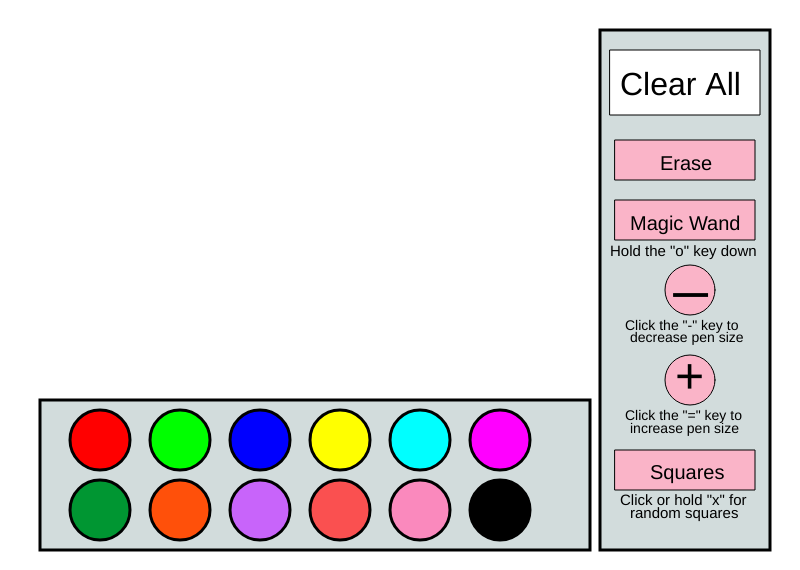
Frame 1 (no input)
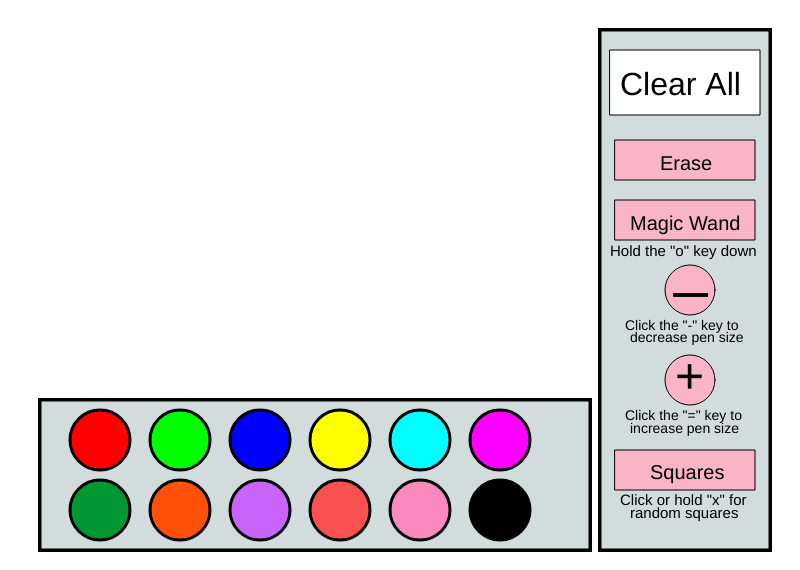
Frame 60 (no input)
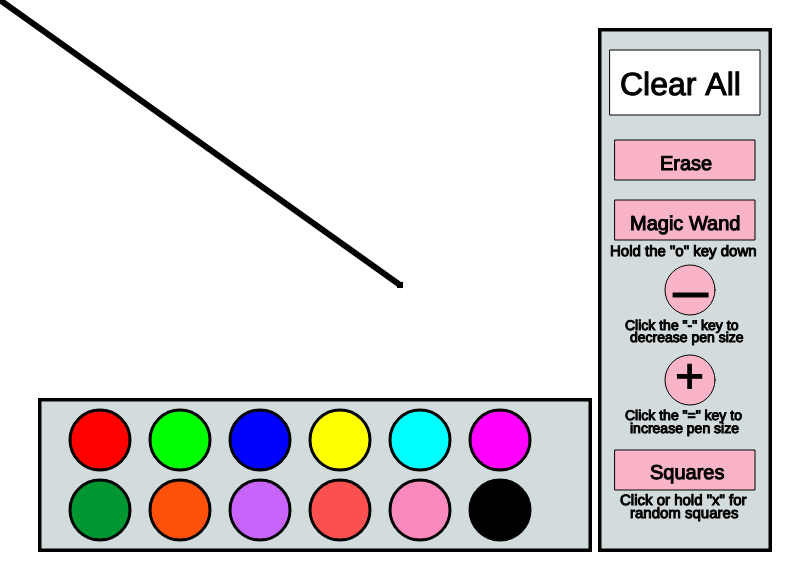
Frame 120 (the mouse pressed at the canvas centre since frame 60)

The p5.js sketch that drew these frames (run headless with seeded random() and noise() and a simulated clock; from frame 60 on, the mouse is pressed at the canvas centre):

// p5.js sketch
// ── sketch.js
var devfill;
var fillno;
var zero;
var col1;
var col2;
var col3;
var col4;
var col6;
var col7;
var col8;
var col9;
var col10;
var col11;
var col12;
var radius;
var linestroke;
var linesize;
var button;

function setup() {
  createCanvas(800, 570);
  background(255, 255, 255);
  devfill = color(210, 220, 220);
  fillno = (255);
  zero = 0;
  col1 = color(255, 0, 0);
  col2 = color(0, 255, 0);
  col3 = color(0, 0, 255);
  col4 = color(255, 255, 0);
  col5 = color(0, 255, 255);
  col6 = color(255, 0, 255);
  col7 = color(0, 150, 50);
  col8 = color(260, 80, 10);
  col9 = color(200, 100, 250);
  col10 = color(250, 80, 80);
  col11 = color(250, 137, 189);
  col12 = color(0, 0, 0);
  radius = 30;
  linestroke = color(0, 0, 0);
  linesize = 6;
  button = color(250, 180, 200);


}

function draw() {

  fill(fillno);
  strokeWeight(zero);
  //rect(20,20,760,550); //big rect
  //rect(350, 570, 100, 50); //laptop neck
  //rect(200, 620, 400, 80); //laptop stand

  fill(devfill); //grey fill
  strokeWeight(3); //stroke
  rect(40, 400, 550, 150); //bottom palette
  rect(600, 30, 170, 520); //right palette

  //colors on top row of bottom palette
  fill(col1);
  ellipse(100, 440, 60); //1/1
  fill(col2);
  ellipse(180, 440, 60); //1/2
  fill(col3);
  ellipse(260, 440, 60); //1/3
  fill(col4);
  ellipse(340, 440, 60); //1/4
  fill(col5);
  ellipse(420, 440, 60); //1/5
  fill(col6);
  ellipse(500, 440, 60); //1/6

  //colors on bottom row of bottom palette
  fill(col7);
  ellipse(100, 510, 60); //2/1
  fill(col8);
  ellipse(180, 510, 60); //2/2
  fill(col9);
  ellipse(260, 510, 60); //2/3
  fill(col10);
  ellipse(340, 510, 60); //2/4
  fill(col11);
  ellipse(420, 510, 60); //2/5
  fill(col12);
  ellipse(500, 510, 60); //2/6

  
  //The code for all markers
  if (mouseIsPressed) {
    strokeWeight(linesize);
    stroke(linestroke);
    line(mouseX, mouseY, pmouseX, pmouseY);
  }

  //the col1 marker
  if (dist(mouseX, mouseY, 100, 440) < radius && mouseIsPressed) {
    linestroke = color(255, 0, 0);
  }

  //the col2 marker
  if (dist(mouseX, mouseY, 180, 440) < radius && mouseIsPressed) {
    linestroke = color(0, 255, 0);
  }

  //the col3 marker
  if (dist(mouseX, mouseY, 260, 440) < radius && mouseIsPressed) {
    linestroke = color(0, 0, 255);
  }

  //the col4 marker
  if (dist(mouseX, mouseY, 340, 440) < radius && mouseIsPressed) {
    linestroke = color(255, 255, 0);
  }

  //the col5 marker
  if (dist(mouseX, mouseY, 420, 440) < radius && mouseIsPressed) {
    linestroke = color(0, 255, 255);
  }

  //the col6 marker
  if (dist(mouseX, mouseY, 500, 440) < radius && mouseIsPressed) {
    linestroke = color(255, 0, 255);
  }

  //the col7 marker
  if (dist(mouseX, mouseY, 100, 510) < radius && mouseIsPressed) {
    linestroke = color(0, 150, 50);
  }

  //the col8 marker
  if (dist(mouseX, mouseY, 180, 510) < radius && mouseIsPressed) {
    linestroke = color(260, 80, 10);
  }

  //the col9 marker
  if (dist(mouseX, mouseY, 260, 510) < radius && mouseIsPressed) {
    linestroke = color(200, 100, 250);
  }

  //the col10 marker
  if (dist(mouseX, mouseY, 340, 510) < radius && mouseIsPressed) {
    linestroke = color(250, 80, 80);
  }

  //the col11 marker
  if (dist(mouseX, mouseY, 420, 510) < radius && mouseIsPressed) {
    linestroke = color(250, 137, 189);
  }
  //the col12 marker
  if (dist(mouseX, mouseY, 500, 510) < radius && mouseIsPressed) {
    linestroke = color(0, 0, 0);
  }

  //Clear All Button
  strokeWeight(1);
  fill(fillno); //white fill
  rect(610, 50, 150, 65); //clear all rect
  fill(zero); //text color black
  textSize(32); //text size
  text('Clear All', 620, 95); //text

  if (mouseX > 610 && mouseX < 760 && mouseY > 50 && mouseY < 111 && mouseIsPressed) {
    background(255);
  }

  //Eraser Button
  fill(button);
  rect(615, 140, 140, 40);
  fill(zero);
  textSize(20);
  text('Erase', 660, 170);

  if (mouseX > 615 && mouseX < 755 && mouseY > 140 && mouseY < 180 && mouseIsPressed) {
    linestroke = color(255, 255, 255);
  }

  //Magic Wand button
  fill(button);
  rect(615, 200, 140, 40);
  fill(zero);
  text('Magic Wand', 630, 230);
  textSize(15);
  text('Hold the "o" key down', 610, 256);

  if (keyIsPressed) {
    if (key == 'o') {
      line(mouseX, mouseY, 100, 100); //magic amirite
    }
  }

  // SUB-RACT the strokeweight
  fill(button);
  ellipse(690, 290, 50);
  fill(zero);
  textSize(60);
  text('_', 674, 285);
  textSize(14);

  text('Click the "-" key to', 625, 330);
  text('decrease pen size', 630, 342);

  if (keyIsPressed) {
    if (key == '-') {
      linesize = linesize - 1;
    }
  }

  //Increase the strokeweight
  fill(button);
  ellipse(690, 380, 50);
  fill(zero);
  textSize(50);
  text('+', 675, 393);
  textSize(14);
  text('Click the "=" key to', 625, 420);
  text('increase pen size', 630, 433);

  if (keyIsPressed) {
    if (key == '=') {
      linesize = linesize + 1
    }
  }

  //Random Squares button
  fill(button);
  rect(615, 450, 140, 40);
  textSize(20);
  fill(zero);
  text('Squares', 650, 479);
  textSize(15);
  text('Click or hold "x" for ', 620, 505);
  text('random squares', 630, 518);

  if (keyIsPressed) {
    if (key == 'x') {
      rect(mouseX, mouseY, 60, 60)
    }
  }









}
